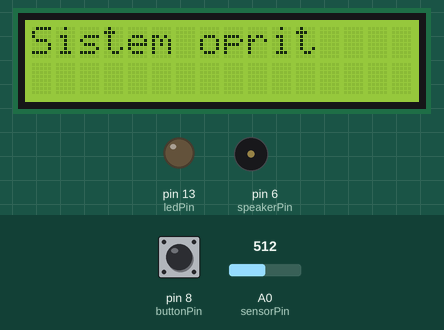
This sketch was run on a simulated Arduino Uno, built with avr-gcc and run on an emulated ATmega328P. Parts: 16×2 character LCD, output pins drawn as LEDs (lit = HIGH), buzzer (waves = sounding). The test bench sets the inputs (shaded band); at power-on: pin 8 (buttonPin) LOW, A0 (sensorPin) = 512.

Above: at 1.2 s.
1.3 s: pin 8 (buttonPin) pulled HIGH for 0.15 s
At 2.7 s:
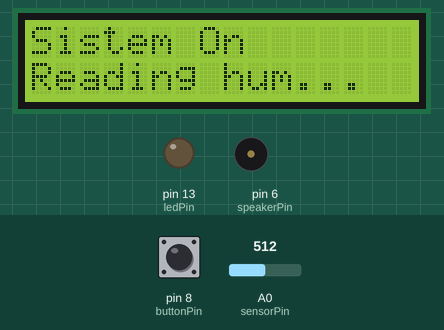
4.4 s: A0 (sensorPin) set to 484
At 7.2 s:
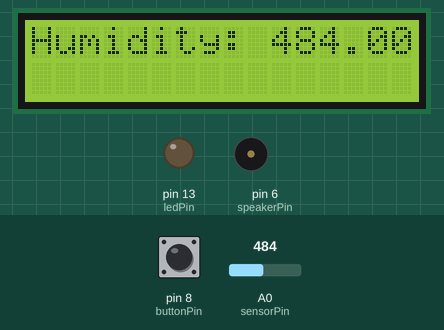
7.4 s: A0 (sensorPin) set to 510
10.4 s: A0 (sensorPin) set to 0
13.4 s: pin 8 (buttonPin) pulled HIGH for 1 s
At 15.8 s:
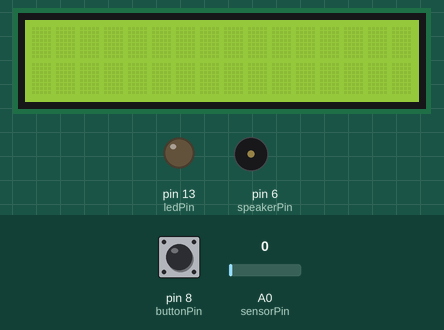
15.9 s: A0 (sensorPin) set to 511
At 20.8 s:
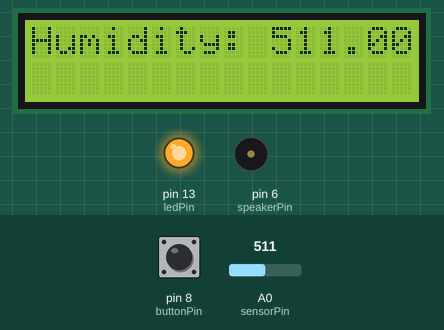
Timing chart, 0 to 21.7 s (numbered marks = the images above; inputs shaded):
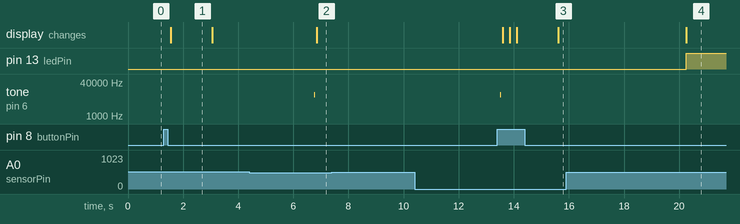

The sketch:

Humidity-Alarm-Sensor-main.ino
```cpp
#include <LiquidCrystal.h>

LiquidCrystal lcd(12, 11, 5, 4, 3, 2);

const int buttonPin = 8;        // Pinul pentru buton
const int ledPin = 13;          // Pinul LED-ului roșu
const int speakerPin = 6;       // Pinul difuzorului
const int sensorPin = A0;       // Pinul senzorului de umiditate

bool systemOn = false;           // Starea sistemului (pornit/oprit)
float humidity = 0;              // Variabilă pentru umiditate

unsigned long previousMillis = 0;  // Timpul anterior pentru intervalul de alarmă
const long interval = 6300;       // Intervalul de actualizare a umidității (6.3 secunde)
const long alarmInterval = 330;  // Intervalul de alarmă (330ms)
const int alarmPause = 100;       // Pauza între alarme (100ms)

void setup() {
  pinMode(buttonPin, INPUT);      // Setarea pinului butonului ca intrare
  pinMode(ledPin, OUTPUT);        // Setarea pinului LED-ului ca ieșire
  pinMode(speakerPin, OUTPUT);    // Setarea pinului difuzorului ca ieșire

  lcd.begin(16, 2);               // Inițializarea LCD-ului
  lcd.print("Sistem oprit");        // Afișarea mesajului "Sistem oprit"
}

void loop() {
  // Verificarea stării butonului (pornit/oprit)
  if (digitalRead(buttonPin) == HIGH) {
    systemOn = !systemOn;          // Inversarea stării sistemului
    delay(250);                    // Anti-rebound delay

    if (systemOn) {
      lcd.clear();
      lcd.print("Sistem On ");
      lcd.setCursor(0, 1);
      lcd.print("Reading hum...");
      delay(1500);                 // Așteptare pentru stabilizarea senzorului de umiditate
      lcd.clear();
    } else {
      lcd.clear();
      lcd.print("Sistem oprit");
      digitalWrite(ledPin, LOW);   // Stinge LED-ul
      noTone(speakerPin);          // Oprește difuzorul
      humidity = 0;                // Resetarea umidității
    }
  }

  // Verificarea dacă sistemul este pornit și intervalul pentru citirea umidității
  if (systemOn && millis() - previousMillis >= interval) {
    previousMillis = millis();       // Actualizează timpul anterior

    humidity = readHumidity();       // Citirea umidității

    // Controlul LED-ului și a difuzorului în funcție de umiditate
    if (humidity > 500) {
      digitalWrite(ledPin, HIGH);    // Aprinde LED-ul
      noTone(speakerPin);            // Oprește difuzorul
    } else {
      digitalWrite(ledPin, LOW);     // Stinge LED-ul
      unsigned long currentMillis = millis();
      // Verificăm dacă a trecut intervalul specificat pentru alarmă
      if (currentMillis - previousMillis >= alarmInterval) {
        previousMillis = currentMillis; // Actualizăm timpul ultimei alarme
        // Pornim alarma și o oprim după o perioadă specificată
        tone(speakerPin, 10000, 10);   // Porneste alarma cu o frecvență de 10 kHz
        delay(alarmPause);              // Pauză între alarme
        noTone(speakerPin);             // Oprește alarma
      }
    }

    // Afișarea umidității pe LCD
    lcd.setCursor(0, 0);
    lcd.print("Humidity: ");
    lcd.print(humidity);
    lcd.print(" %");
  }
}

float readHumidity() {
  int numReadings = 9;              // Numărul de citiri pentru medie
  float totalHumidity = 0;

  for (int i = 0; i < numReadings; i++) {
    totalHumidity += analogRead(sensorPin);
    delay(50);                       // Pauză între citiri
  }

  return totalHumidity / numReadings;
}
```

Measured:
- the behaviour switches between 501 and 500 on A0 (sensorPin) (found by bisection; images 1 and 2)
- after the input at 1.3 s, the display: changes after 0.26 s (image 1)
- after the input at 4.4 s, pin 13 (ledPin): stays LOW (without the input it goes to HIGH after 2.4 s); tone on pin 6 (speakerPin): silent → 10000 Hz after 2.4 s, → silent 0.01 s later; the display: changes after 2.5 s (image 2)
- after the input at 7.4 s, every drawn part: stays the same
- after the input at 10.4 s, every drawn part: stays the same
- after the input at 13.4 s, the display: first differs from a run without the input after 0.46 s (image 3 shows a later state)
- after the input at 15.9 s, pin 13 (ledPin): LOW → HIGH after 4.4 s; tone on pin 6 (speakerPin): stays silent (without the input it goes to 10000 Hz after 4.4 s); the display: changes after 4.4 s (image 4)
- what the display in image 1 shows lasts 1.5 s, from 1.6 s to 3.1 s
